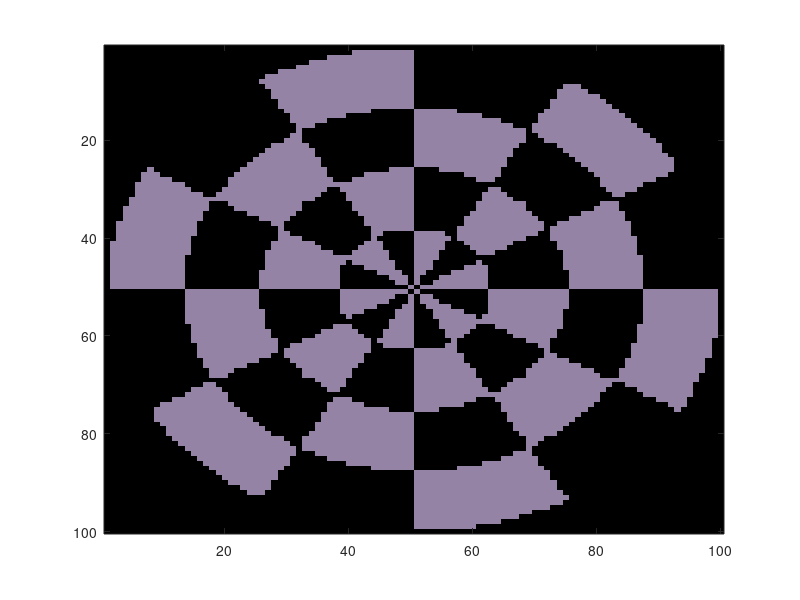
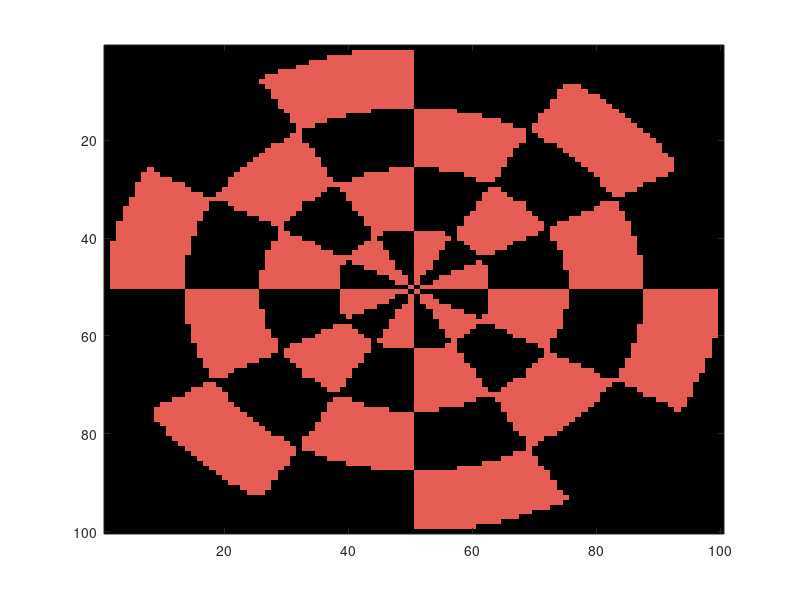
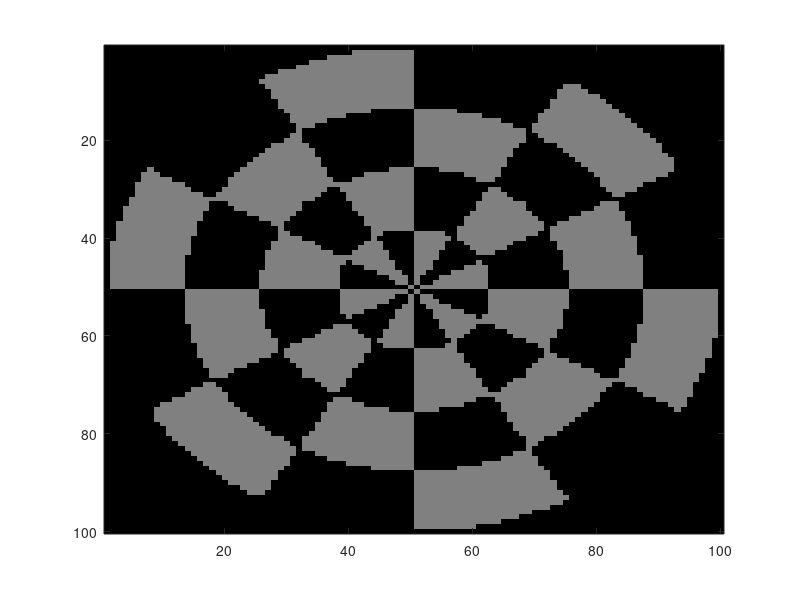

Here is the MATLAB script that generated these plots, in order:
% draw/save checkerboard image

rcycles = 2;
tcycles = 6;
rsize = [0 0 100 100]; % 100 pixels = approx 2.5 degrees visual angle on CRT monitor 
xysize = rsize(4);
xylim = 2*pi*rcycles; % one turn of the circle - rcycles = number of stripes/circles outward
[x,y] = meshgrid(-xylim:2*xylim/(xysize-1):xylim, - ...
xylim:2*xylim/(xysize-1):xylim); % cartesian coords the size of the circle numbered for rcycles
at = atan2(y,x); % create the polar coordinates - i.e. use the ratio of x and y to get the polar angle across the four quadrants % inverse tangent gives you the angle not the distance


tmp = ((1+sign(sin(at*tcycles)+eps) .* sign(sin(sqrt(x.^2+y.^2))))/2) * 175;
circle = x.^2 + y.^2 <= xylim^2;
tmp(circle == 0) = 175;

figure;

purp_r = tmp; 
purp_r( purp_r == 0 ) = 148;
purp_g = tmp;
purp_g( purp_g == 0 ) = 131;
purp_b = tmp;
purp_b( purp_b == 0 ) = 165;
% purple one
purp = cat( 3,  purp_r/255, purp_g/255, purp_b/255 );
purp( purp == 175/255 ) = 0;
image( purp )


rose_r = tmp; 
rose_r( rose_r == 0 ) = 230;
rose_g = tmp;
rose_g( rose_g == 0 ) = 93;
rose_b = tmp;
rose_b( rose_b == 0 ) = 85;

rose = cat( 3,  rose_r/255, rose_g/255, rose_b/255 );
rose( rose == 175/255 ) = 0;
figure;
image( rose );


neut_r = tmp; 
neut_r( neut_r == 0 ) = 128;
neut_g = tmp;
neut_g( neut_g == 0 ) = 128;
neut_b = tmp;
neut_b( neut_b == 0 ) = 128;

neut = cat( 3,  neut_r/255, neut_g/255, neut_b/255 );
neut( neut == 175/255 ) = 0;
figure;
image( neut );

